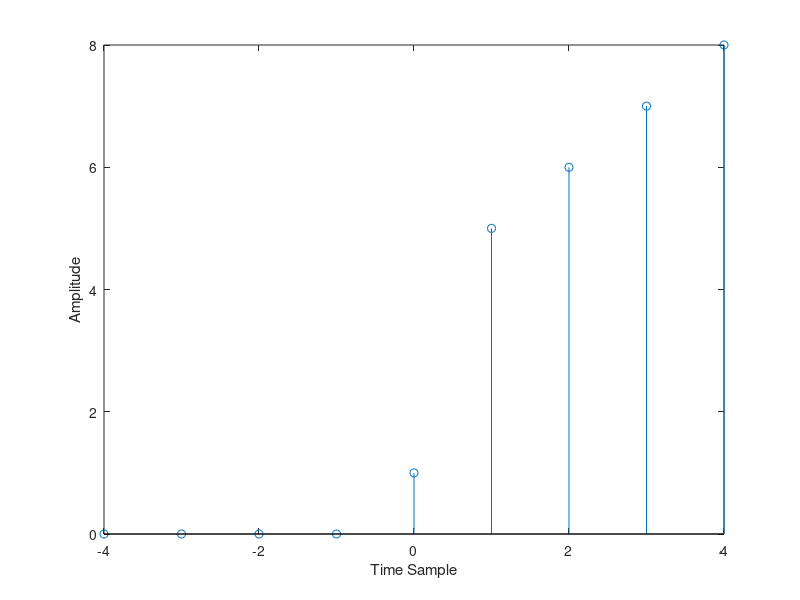

This figure's MATLAB source:
close all; clear all; clc
n=-4:4;
delta_n=[0,0,0,0,1,5,6,7,8];
stem(n,delta_n);
xlabel('Time Sample');
ylabel('Amplitude')